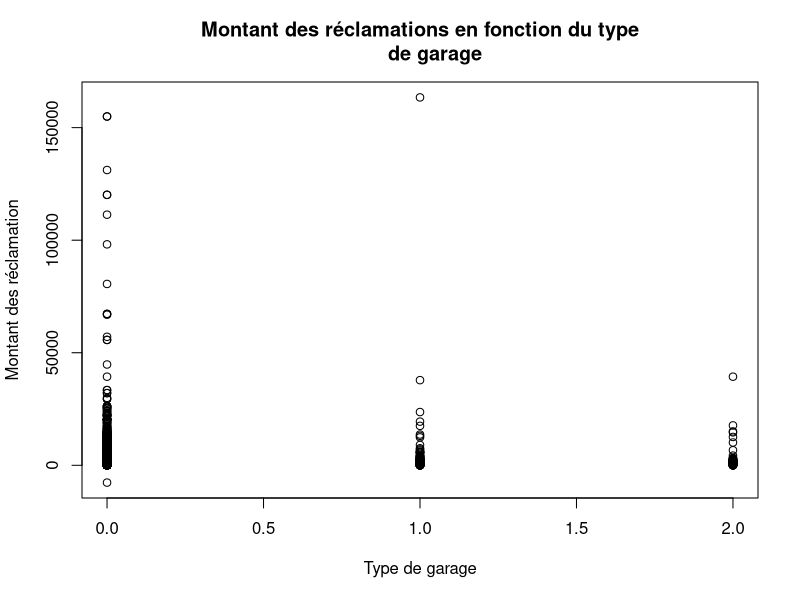
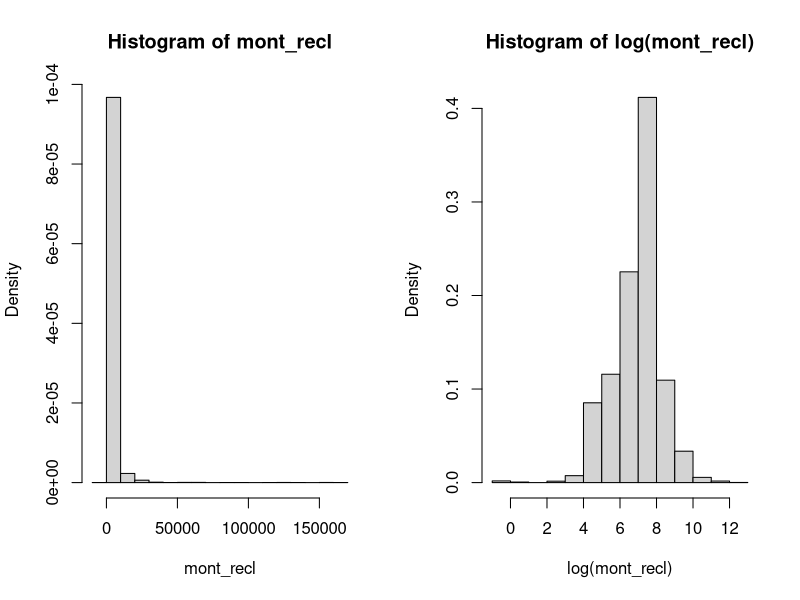

These figures' R source, in order: (Note: this script raises an error after producing the figures.)
### ACT-2003 Modèles linéaires en actuariat
## Travail pratique 1
##
## Étape 1 : Importation des donnnées

donnees <- read.csv('MontantReclFr.csv')
attach(donnees)

## Étape 2 : Analyse univariée des données

## Variables analysées par Émilie :
## 1- garage : Type de garage habituel du réclamant
## 2- source_energ : Source d'énergie qui permet de faire
##                   fonctionner le véhicule accidenté
## 3- valeur_veh : Valeur du véhicule accidenté en dollars. On
##                 ne spécifie pas qu'il s'agit de la valeur 
##                 à l'achat ou actuelle.

## Commençons avec la première variable, garage.

## First tought : Je ne crois pas que cette variable à un impact sur le
##                montant des réclamations. Je ne vois aucun lien avec la
##                sévérité ou la fréquence.
##
## On s'intéresse donc ici le montant des réclamations en fonction du type
## du garage.

## Variable exogène : Source d'énergie
## Variable endogène : Montant des réclamations

## Choix possibles : 
## - aucun
## - NA
## - garage communautaire
## - garage prive

garage[is.na(garage)] <- as.numeric(0)
garage[garage == 'aucun'] <- as.numeric(0)
garage[garage == 'garage communautaire'] <- as.numeric(1)
garage[garage == 'garage prive'] <- as.numeric(2)

## Nuage de points
plot(mont_recl ~ garage, main = "Montant des réclamations en fonction du type
     de garage", xlab = "Type de garage", ylab = "Montant des réclamation")

## Histogrammes (ne fonctionne pas puisque qualitative)
par(mfrow = c(1,2))
hist(mont_recl, freq = FALSE)
hist(log(mont_recl), freq = FALSE)
curve(dnorm(x, mean = mean(log(mont_recl)), sd = sd(log(mont_recl))), add = TRUE)
hist(garage, freq = FALSE)  

## Avec mes capacités actuelles, je ne suis pas capable d'établir de modèle.
modele <- lm (mont_recl ~ garage, data = donnees)
summary(modele)

## Regardons donc les données selon un tableau fréquence : 
tableau <- data.frame(garage, mont_recl)

# AUCUN/NA
TableauAucun <- tableau[garage == 0, ]
summary(TableauAucun)

# GARAGE COMMUNAUTAIRE
TableauComm <- tableau[garage == 1, ]
summary(TableauComm)

# GARAGE PRIVÉ
TableauPrive <- tableau[garage == 2, ]
summary(TableauPrive)

## Continuons avec la deuxième variable, source d'énergie.

## First tought : Je crois que cette variable peut impacter la sévérité du
##                montant réclamé. En effet, j'ai tendance à penser qu'une
##                voiture diesel ou électrique coûte plus cher qu'une voiture
##                à essence.
##
## On s'intéresse donc ici le montant des réclamations en fonction de la valeur
## du la source d'énergie.

## Variable exogène : Source d'énergie
## Variable endogène : Montant des réclamations

source_energ[is.na(source_energ)] <- 0
source_energ[source_energ == 'diesel'] <- 1
source_energ[source_energ == 'regular'] <- 2
source_energ[source_energ == 'electrique'] <- 3

## Nuage de points
plot(mont_recl ~ source_energ, main = "Montant des réclamations en fonction de la
     source d'énergie", xlab = "Source d'énergie", ylab = "Montant des réclamation")

## Histogrammes (ne fonctionne pas puisque qualitative)
par(mfrow = c(1,2))
hist(mont_recl, freq = FALSE)
hist(source_energ, freq = FALSE)  

## Avec mes capacités actuelles, je ne suis pas capable d'établir de modèle.
modele <- lm (mont_recl ~ valeur_veh, data = donnees)
summary(modele)

## Regardons donc les données selon un tableau fréquence : 
tableau <- data.frame(source_energ, mont_recl)

# NA
TableauNA <- tableau[source_energ == 0, ]
summary(TableauNA)

# DIESEL
TableauDIESEL <- tableau[source_energ == 1, ]
summary(TableauDIESEL)

# REGULAR
TableauREG <- tableau[source_energ == 2, ]
summary(TableauREG)

# ELECTRIQUE
TableauELEC <- tableau[source_energ == 3, ]
summary(TableauELEC)

## Terminons avec la troisième variable, valeur_veh.

## First tought : À la première lecture de cette variable, je crois
##                que cette varable impacte les montants réclamés puisque
##                la sévérité va être touché.
##
## On s'intéresse donc ici le montant des réclamations en fonction de la valeur
## du véhicule de l'assuré.

## Variable exogène : Valeur du véhicule
## Variable endogène : Montant des réclamations

## Nuage de points
plot(mont_recl ~ valeur_veh, main = "Montant des réclamations en fonction de la
     valeur du véhicule", xlab = "Valeur du véhicule", ylab = "Montant des réclamation")

## Je vais mettre des limites pour essayer de mieux voir ce qui se passe
plot(mont_recl ~ valeur_veh, main = "Montant des réclamations en fonction de la
     valeur du véhicule", xlab = "Valeur du véhicule", ylab = "Montant des réclamation", ylim = c(0,50000))
abline(modele,col = 'blue')
plot(mont_recl ~ valeur_veh, main = "Montant des réclamations en fonction de la
     valeur du véhicule", xlab = "Valeur du véhicule", ylab = "Montant des réclamation", ylim = c(0,40000))
abline(modele,col = 'blue')
plot(mont_recl ~ valeur_veh, main = "Montant des réclamations en fonction de la
     valeur du véhicule", xlab = "Valeur du véhicule", ylab = "Montant des réclamation", ylim = c(0,30000))
abline(modele,col = 'blue')
plot(mont_recl ~ valeur_veh, main = "Montant des réclamations en fonction de la
     valeur du véhicule", xlab = "Valeur du véhicule", ylab = "Montant des réclamation", ylim = c(0,10000))
abline(modele,col = 'blue')
plot(mont_recl ~ valeur_veh, main = "Montant des réclamations en fonction de la
     valeur du véhicule", xlab = "Valeur du véhicule", ylab = "Montant des réclamation", ylim = c(0,5000))
abline(modele,col = 'blue')

## Commentaires sur le nuage de point :
## - On dirait que je ne vois pas de vois pas de tendance linéaire, ce qui me
##   surprend un peu. Je vais quand même continuer avec le reste de l'analyse.
## - On dirait que je vois également des lignes droites à certain montants
##   de réclamations.

## Histogrammes
par(mfrow = c(1,2))
hist(mont_recl, freq = FALSE)
hist(valeur_veh, freq = FALSE)  ## On dirait que ça veut suivre une normale

modele <- lm (mont_recl ~ valeur_veh, data = donnees)
summary(modele)

## Le modèle serait donc y = 940.66636 - 0.04612x

anova(modele)

## Pour tester si le modèle de régression est significatif, nous utilisons la
## statistique F. Ici, elle est de 53.6 avec 1 et 10 degré de liberté, alors
## la p-value est de P[F > 53.6] = 2.745 x 10^-13.
## Comme la p-value est vraiment plus petite qu 1%, il n'y a pas assez de
## preuve pour rejeter l'hypothèse nulle. Le modèle linéaire simple est donc
## significatif.
##
## Pour R^2, on a 0.8042%. C'est un très bas niveau de corrélation. Ça signifie
## que seulement 0.8042% de la variance des montants de réclamation est expliquée
## par la valeur du véhicule. Comme je semblais le voir au départ, le modèle linéaire
## ne semble pas fonctionné dans ce cas.

## Erreur : Montant de réclamation négatif.
## Idées de traitement : enlever le signe négatif ou enlever l'observation.

## Autres statistiques importantes :
summary(valeur_veh)